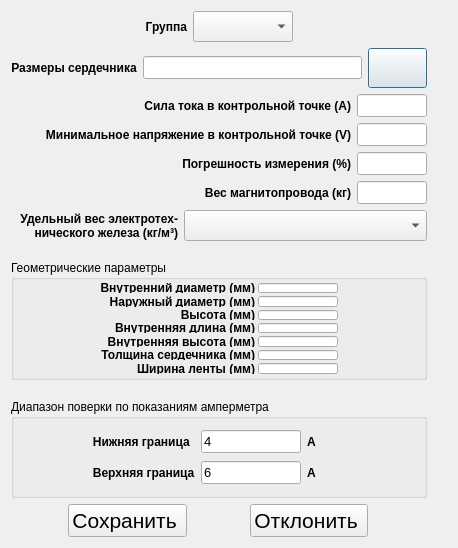
<?xml version="1.0" encoding="UTF-8"?>
<ui version="4.0">
 <class>Dialog</class>
 <widget class="QDialog" name="Dialog">
  <property name="geometry">
   <rect>
    <x>0</x>
    <y>0</y>
    <width>458</width>
    <height>548</height>
   </rect>
  </property>
  <property name="sizePolicy">
   <sizepolicy hsizetype="Minimum" vsizetype="Minimum">
    <horstretch>0</horstretch>
    <verstretch>0</verstretch>
   </sizepolicy>
  </property>
  <property name="maximumSize">
   <size>
    <width>16777215</width>
    <height>548</height>
   </size>
  </property>
  <property name="windowTitle">
   <string>Dialog</string>
  </property>
  <layout class="QVBoxLayout" name="verticalLayout">
   <item>
    <layout class="QHBoxLayout" name="horizontalLayout">
     <item>
      <layout class="QVBoxLayout" name="verticalLayout_2">
       <item>
        <layout class="QVBoxLayout" name="verticalLayout_4">
         <item>
          <layout class="QHBoxLayout" name="horizontalLayout_2">
           <property name="sizeConstraint">
            <enum>QLayout::SetMinimumSize</enum>
           </property>
           <item>
            <spacer name="horizontalSpacer_2">
             <property name="orientation">
              <enum>Qt::Horizontal</enum>
             </property>
             <property name="sizeHint" stdset="0">
              <size>
               <width>40</width>
               <height>20</height>
              </size>
             </property>
            </spacer>
           </item>
           <item>
            <widget class="QLabel" name="label_9">
             <property name="font">
              <font>
               <pointsize>9</pointsize>
               <weight>75</weight>
               <bold>true</bold>
              </font>
             </property>
             <property name="text">
              <string>Группа</string>
             </property>
             <property name="alignment">
              <set>Qt::AlignRight|Qt::AlignTrailing|Qt::AlignVCenter</set>
             </property>
            </widget>
           </item>
           <item>
            <widget class="QComboBox" name="comboBox">
             <property name="font">
              <font>
               <pointsize>14</pointsize>
              </font>
             </property>
            </widget>
           </item>
           <item>
            <spacer name="horizontalSpacer">
             <property name="orientation">
              <enum>Qt::Horizontal</enum>
             </property>
             <property name="sizeHint" stdset="0">
              <size>
               <width>40</width>
               <height>20</height>
              </size>
             </property>
            </spacer>
           </item>
          </layout>
         </item>
         <item>
          <layout class="QHBoxLayout" name="horizontalLayout_3">
           <property name="sizeConstraint">
            <enum>QLayout::SetMinimumSize</enum>
           </property>
           <item>
            <widget class="QLabel" name="label">
             <property name="font">
              <font>
               <pointsize>9</pointsize>
               <weight>75</weight>
               <bold>true</bold>
              </font>
             </property>
             <property name="text">
              <string>Размеры сердечника</string>
             </property>
             <property name="alignment">
              <set>Qt::AlignCenter</set>
             </property>
             <property name="wordWrap">
              <bool>true</bool>
             </property>
            </widget>
           </item>
           <item>
            <widget class="QLineEdit" name="lineEdit">
             <property name="enabled">
              <bool>true</bool>
             </property>
             <property name="sizePolicy">
              <sizepolicy hsizetype="Expanding" vsizetype="Fixed">
               <horstretch>0</horstretch>
               <verstretch>0</verstretch>
              </sizepolicy>
             </property>
             <property name="font">
              <font>
               <pointsize>10</pointsize>
              </font>
             </property>
             <property name="alignment">
              <set>Qt::AlignLeading|Qt::AlignLeft|Qt::AlignTop</set>
             </property>
            </widget>
           </item>
           <item>
            <widget class="QPushButton" name="pushButton_3">
             <property name="sizePolicy">
              <sizepolicy hsizetype="Minimum" vsizetype="Fixed">
               <horstretch>0</horstretch>
               <verstretch>0</verstretch>
              </sizepolicy>
             </property>
             <property name="minimumSize">
              <size>
               <width>50</width>
               <height>40</height>
              </size>
             </property>
             <property name="font">
              <font>
               <pointsize>14</pointsize>
              </font>
             </property>
             <property name="text">
              <string/>
             </property>
             <property name="icon">
              <iconset>
               <selectedon>:/ico/ico/calculator_6287.png</selectedon>
              </iconset>
             </property>
             <property name="iconSize">
              <size>
               <width>32</width>
               <height>32</height>
              </size>
             </property>
            </widget>
           </item>
          </layout>
         </item>
        </layout>
       </item>
       <item>
        <layout class="QGridLayout" name="gridLayout">
         <property name="sizeConstraint">
          <enum>QLayout::SetMinimumSize</enum>
         </property>
         <item row="1" column="2">
          <widget class="QLineEdit" name="lineEdit_3">
           <property name="enabled">
            <bool>true</bool>
           </property>
           <property name="sizePolicy">
            <sizepolicy hsizetype="Fixed" vsizetype="Fixed">
             <horstretch>0</horstretch>
             <verstretch>0</verstretch>
            </sizepolicy>
           </property>
           <property name="maximumSize">
            <size>
             <width>70</width>
             <height>16777215</height>
            </size>
           </property>
           <property name="font">
            <font>
             <pointsize>10</pointsize>
            </font>
           </property>
           <property name="focusPolicy">
            <enum>Qt::StrongFocus</enum>
           </property>
          </widget>
         </item>
         <item row="2" column="2">
          <widget class="QLineEdit" name="lineEdit_4">
           <property name="enabled">
            <bool>true</bool>
           </property>
           <property name="sizePolicy">
            <sizepolicy hsizetype="Fixed" vsizetype="Fixed">
             <horstretch>0</horstretch>
             <verstretch>0</verstretch>
            </sizepolicy>
           </property>
           <property name="maximumSize">
            <size>
             <width>70</width>
             <height>16777215</height>
            </size>
           </property>
           <property name="font">
            <font>
             <pointsize>10</pointsize>
            </font>
           </property>
          </widget>
         </item>
         <item row="10" column="0" colspan="2">
          <widget class="QLabel" name="label_7">
           <property name="font">
            <font>
             <pointsize>9</pointsize>
             <weight>75</weight>
             <bold>true</bold>
            </font>
           </property>
           <property name="text">
            <string>Вес магнитопровода (кг)</string>
           </property>
           <property name="alignment">
            <set>Qt::AlignRight|Qt::AlignTrailing|Qt::AlignVCenter</set>
           </property>
          </widget>
         </item>
         <item row="10" column="2">
          <widget class="QLineEdit" name="lineEdit_7">
           <property name="enabled">
            <bool>true</bool>
           </property>
           <property name="sizePolicy">
            <sizepolicy hsizetype="Fixed" vsizetype="Fixed">
             <horstretch>0</horstretch>
             <verstretch>0</verstretch>
            </sizepolicy>
           </property>
           <property name="maximumSize">
            <size>
             <width>70</width>
             <height>16777215</height>
            </size>
           </property>
           <property name="font">
            <font>
             <pointsize>10</pointsize>
            </font>
           </property>
          </widget>
         </item>
         <item row="11" column="0">
          <widget class="QLabel" name="label_8">
           <property name="font">
            <font>
             <pointsize>9</pointsize>
             <weight>75</weight>
             <bold>true</bold>
            </font>
           </property>
           <property name="text">
            <string>Удельный вес электротех-
нического железа (кг/м³)</string>
           </property>
           <property name="alignment">
            <set>Qt::AlignRight|Qt::AlignTrailing|Qt::AlignVCenter</set>
           </property>
          </widget>
         </item>
         <item row="0" column="2">
          <widget class="QLineEdit" name="lineEdit_2">
           <property name="enabled">
            <bool>true</bool>
           </property>
           <property name="sizePolicy">
            <sizepolicy hsizetype="Fixed" vsizetype="Fixed">
             <horstretch>0</horstretch>
             <verstretch>0</verstretch>
            </sizepolicy>
           </property>
           <property name="maximumSize">
            <size>
             <width>70</width>
             <height>16777215</height>
            </size>
           </property>
           <property name="font">
            <font>
             <pointsize>10</pointsize>
            </font>
           </property>
          </widget>
         </item>
         <item row="1" column="0" colspan="2">
          <widget class="QLabel" name="label_3">
           <property name="font">
            <font>
             <pointsize>9</pointsize>
             <weight>75</weight>
             <bold>true</bold>
            </font>
           </property>
           <property name="text">
            <string>Минимальное напряжение в контрольной точке (V)</string>
           </property>
           <property name="alignment">
            <set>Qt::AlignRight|Qt::AlignTrailing|Qt::AlignVCenter</set>
           </property>
          </widget>
         </item>
         <item row="0" column="0" colspan="2">
          <widget class="QLabel" name="label_2">
           <property name="font">
            <font>
             <pointsize>9</pointsize>
             <weight>75</weight>
             <bold>true</bold>
            </font>
           </property>
           <property name="text">
            <string>Сила тока в контрольной точке (A)</string>
           </property>
           <property name="alignment">
            <set>Qt::AlignRight|Qt::AlignTrailing|Qt::AlignVCenter</set>
           </property>
          </widget>
         </item>
         <item row="2" column="0" colspan="2">
          <widget class="QLabel" name="label_4">
           <property name="font">
            <font>
             <pointsize>9</pointsize>
             <weight>75</weight>
             <bold>true</bold>
            </font>
           </property>
           <property name="text">
            <string>Погрешность измерения (%)</string>
           </property>
           <property name="alignment">
            <set>Qt::AlignRight|Qt::AlignTrailing|Qt::AlignVCenter</set>
           </property>
          </widget>
         </item>
         <item row="11" column="1" colspan="2">
          <widget class="QComboBox" name="comboBox_2">
           <property name="enabled">
            <bool>true</bool>
           </property>
           <property name="sizePolicy">
            <sizepolicy hsizetype="Expanding" vsizetype="Fixed">
             <horstretch>0</horstretch>
             <verstretch>0</verstretch>
            </sizepolicy>
           </property>
           <property name="font">
            <font>
             <pointsize>14</pointsize>
            </font>
           </property>
          </widget>
         </item>
        </layout>
       </item>
       <item>
        <spacer name="verticalSpacer_2">
         <property name="orientation">
          <enum>Qt::Vertical</enum>
         </property>
         <property name="sizeType">
          <enum>QSizePolicy::Fixed</enum>
         </property>
         <property name="sizeHint" stdset="0">
          <size>
           <width>20</width>
           <height>13</height>
          </size>
         </property>
        </spacer>
       </item>
       <item>
        <widget class="QGroupBox" name="groupBox">
         <property name="sizePolicy">
          <sizepolicy hsizetype="Minimum" vsizetype="Minimum">
           <horstretch>0</horstretch>
           <verstretch>0</verstretch>
          </sizepolicy>
         </property>
         <property name="maximumSize">
          <size>
           <width>16777215</width>
           <height>120</height>
          </size>
         </property>
         <property name="font">
          <font>
           <pointsize>9</pointsize>
          </font>
         </property>
         <property name="title">
          <string>Геометрические параметры</string>
         </property>
         <layout class="QGridLayout" name="gridLayout_3">
          <property name="margin">
           <number>3</number>
          </property>
          <property name="spacing">
           <number>3</number>
          </property>
          <item row="0" column="1">
           <layout class="QGridLayout" name="gridLayout_2">
            <item row="3" column="1">
             <widget class="QLineEdit" name="lineEdit_5">
              <property name="minimumSize">
               <size>
                <width>0</width>
                <height>0</height>
               </size>
              </property>
              <property name="maximumSize">
               <size>
                <width>80</width>
                <height>16777215</height>
               </size>
              </property>
              <property name="font">
               <font>
                <pointsize>10</pointsize>
               </font>
              </property>
             </widget>
            </item>
            <item row="4" column="1">
             <widget class="QLineEdit" name="lineEdit_6">
              <property name="minimumSize">
               <size>
                <width>0</width>
                <height>0</height>
               </size>
              </property>
              <property name="maximumSize">
               <size>
                <width>80</width>
                <height>16777215</height>
               </size>
              </property>
              <property name="font">
               <font>
                <pointsize>10</pointsize>
               </font>
              </property>
             </widget>
            </item>
            <item row="5" column="0">
             <widget class="QLabel" name="label_10">
              <property name="font">
               <font>
                <pointsize>9</pointsize>
                <weight>75</weight>
                <bold>true</bold>
               </font>
              </property>
              <property name="text">
               <string>Высота (мм)</string>
              </property>
              <property name="alignment">
               <set>Qt::AlignRight|Qt::AlignTrailing|Qt::AlignVCenter</set>
              </property>
             </widget>
            </item>
            <item row="5" column="1">
             <widget class="QLineEdit" name="lineEdit_8">
              <property name="minimumSize">
               <size>
                <width>0</width>
                <height>0</height>
               </size>
              </property>
              <property name="maximumSize">
               <size>
                <width>80</width>
                <height>16777215</height>
               </size>
              </property>
              <property name="font">
               <font>
                <pointsize>10</pointsize>
               </font>
              </property>
             </widget>
            </item>
            <item row="6" column="0">
             <widget class="QLabel" name="label_11">
              <property name="font">
               <font>
                <pointsize>9</pointsize>
                <weight>75</weight>
                <bold>true</bold>
               </font>
              </property>
              <property name="text">
               <string>Внутренняя длина (мм)</string>
              </property>
              <property name="alignment">
               <set>Qt::AlignRight|Qt::AlignTrailing|Qt::AlignVCenter</set>
              </property>
             </widget>
            </item>
            <item row="6" column="1">
             <widget class="QLineEdit" name="lineEdit_9">
              <property name="minimumSize">
               <size>
                <width>0</width>
                <height>0</height>
               </size>
              </property>
              <property name="maximumSize">
               <size>
                <width>80</width>
                <height>16777215</height>
               </size>
              </property>
              <property name="font">
               <font>
                <pointsize>10</pointsize>
               </font>
              </property>
             </widget>
            </item>
            <item row="7" column="0">
             <widget class="QLabel" name="label_12">
              <property name="font">
               <font>
                <pointsize>9</pointsize>
                <weight>75</weight>
                <bold>true</bold>
               </font>
              </property>
              <property name="text">
               <string>Внутренняя высота (мм)</string>
              </property>
              <property name="alignment">
               <set>Qt::AlignRight|Qt::AlignTrailing|Qt::AlignVCenter</set>
              </property>
             </widget>
            </item>
            <item row="7" column="1">
             <widget class="QLineEdit" name="lineEdit_10">
              <property name="minimumSize">
               <size>
                <width>0</width>
                <height>0</height>
               </size>
              </property>
              <property name="maximumSize">
               <size>
                <width>80</width>
                <height>16777215</height>
               </size>
              </property>
              <property name="font">
               <font>
                <pointsize>10</pointsize>
               </font>
              </property>
             </widget>
            </item>
            <item row="8" column="0">
             <widget class="QLabel" name="label_13">
              <property name="font">
               <font>
                <pointsize>9</pointsize>
                <weight>75</weight>
                <bold>true</bold>
               </font>
              </property>
              <property name="text">
               <string>Толщина сердечника (мм)</string>
              </property>
              <property name="alignment">
               <set>Qt::AlignRight|Qt::AlignTrailing|Qt::AlignVCenter</set>
              </property>
             </widget>
            </item>
            <item row="8" column="1">
             <widget class="QLineEdit" name="lineEdit_11">
              <property name="minimumSize">
               <size>
                <width>0</width>
                <height>0</height>
               </size>
              </property>
              <property name="maximumSize">
               <size>
                <width>80</width>
                <height>16777215</height>
               </size>
              </property>
              <property name="font">
               <font>
                <pointsize>10</pointsize>
               </font>
              </property>
             </widget>
            </item>
            <item row="9" column="0">
             <widget class="QLabel" name="label_14">
              <property name="font">
               <font>
                <pointsize>9</pointsize>
                <weight>75</weight>
                <bold>true</bold>
               </font>
              </property>
              <property name="text">
               <string>Ширина ленты (мм)</string>
              </property>
              <property name="alignment">
               <set>Qt::AlignRight|Qt::AlignTrailing|Qt::AlignVCenter</set>
              </property>
             </widget>
            </item>
            <item row="9" column="1">
             <widget class="QLineEdit" name="lineEdit_12">
              <property name="minimumSize">
               <size>
                <width>0</width>
                <height>0</height>
               </size>
              </property>
              <property name="maximumSize">
               <size>
                <width>80</width>
                <height>16777215</height>
               </size>
              </property>
              <property name="font">
               <font>
                <pointsize>10</pointsize>
               </font>
              </property>
             </widget>
            </item>
            <item row="3" column="0">
             <widget class="QLabel" name="label_5">
              <property name="font">
               <font>
                <pointsize>9</pointsize>
                <weight>75</weight>
                <bold>true</bold>
               </font>
              </property>
              <property name="text">
               <string>Внутренний диаметр (мм)</string>
              </property>
              <property name="alignment">
               <set>Qt::AlignRight|Qt::AlignTrailing|Qt::AlignVCenter</set>
              </property>
             </widget>
            </item>
            <item row="4" column="0">
             <widget class="QLabel" name="label_6">
              <property name="font">
               <font>
                <pointsize>9</pointsize>
                <weight>75</weight>
                <bold>true</bold>
               </font>
              </property>
              <property name="text">
               <string>Наружный диаметр (мм)</string>
              </property>
              <property name="alignment">
               <set>Qt::AlignRight|Qt::AlignTrailing|Qt::AlignVCenter</set>
              </property>
             </widget>
            </item>
           </layout>
          </item>
          <item row="0" column="2">
           <spacer name="horizontalSpacer_3">
            <property name="orientation">
             <enum>Qt::Horizontal</enum>
            </property>
            <property name="sizeHint" stdset="0">
             <size>
              <width>40</width>
              <height>20</height>
             </size>
            </property>
           </spacer>
          </item>
          <item row="0" column="0">
           <spacer name="horizontalSpacer_4">
            <property name="orientation">
             <enum>Qt::Horizontal</enum>
            </property>
            <property name="sizeHint" stdset="0">
             <size>
              <width>40</width>
              <height>20</height>
             </size>
            </property>
           </spacer>
          </item>
         </layout>
        </widget>
       </item>
       <item>
        <spacer name="verticalSpacer_3">
         <property name="orientation">
          <enum>Qt::Vertical</enum>
         </property>
         <property name="sizeType">
          <enum>QSizePolicy::Fixed</enum>
         </property>
         <property name="sizeHint" stdset="0">
          <size>
           <width>20</width>
           <height>13</height>
          </size>
         </property>
        </spacer>
       </item>
       <item>
        <widget class="QGroupBox" name="groupBox_2">
         <property name="title">
          <string>Диапазон поверки по показаниям амперметра</string>
         </property>
         <layout class="QHBoxLayout" name="horizontalLayout_7">
          <item>
           <layout class="QGridLayout" name="gridLayout_5">
            <item row="0" column="0">
             <widget class="QLabel" name="label_19">
              <property name="font">
               <font>
                <pointsize>9</pointsize>
                <weight>75</weight>
                <bold>true</bold>
               </font>
              </property>
              <property name="text">
               <string>                     Нижняя граница</string>
              </property>
             </widget>
            </item>
            <item row="2" column="0">
             <widget class="QLabel" name="label_20">
              <property name="font">
               <font>
                <pointsize>9</pointsize>
                <weight>75</weight>
                <bold>true</bold>
               </font>
              </property>
              <property name="text">
               <string>                     Верхняя граница</string>
              </property>
             </widget>
            </item>
            <item row="0" column="1">
             <widget class="QLineEdit" name="lineEdit_15">
              <property name="maximumSize">
               <size>
                <width>100</width>
                <height>16777215</height>
               </size>
              </property>
              <property name="font">
               <font>
                <pointsize>10</pointsize>
               </font>
              </property>
              <property name="text">
               <string>4</string>
              </property>
             </widget>
            </item>
            <item row="2" column="1">
             <widget class="QLineEdit" name="lineEdit_16">
              <property name="maximumSize">
               <size>
                <width>100</width>
                <height>16777215</height>
               </size>
              </property>
              <property name="font">
               <font>
                <pointsize>10</pointsize>
               </font>
              </property>
              <property name="text">
               <string>6</string>
              </property>
             </widget>
            </item>
            <item row="0" column="2">
             <widget class="QLabel" name="label_21">
              <property name="font">
               <font>
                <pointsize>9</pointsize>
                <weight>75</weight>
                <bold>true</bold>
               </font>
              </property>
              <property name="text">
               <string>А                  </string>
              </property>
             </widget>
            </item>
            <item row="2" column="2">
             <widget class="QLabel" name="label_22">
              <property name="font">
               <font>
                <pointsize>9</pointsize>
                <weight>75</weight>
                <bold>true</bold>
               </font>
              </property>
              <property name="text">
               <string>А            </string>
              </property>
             </widget>
            </item>
           </layout>
          </item>
         </layout>
        </widget>
       </item>
       <item>
        <layout class="QHBoxLayout" name="horizontalLayout_5">
         <property name="sizeConstraint">
          <enum>QLayout::SetMinimumSize</enum>
         </property>
         <item>
          <widget class="QPushButton" name="pushButton">
           <property name="sizePolicy">
            <sizepolicy hsizetype="Fixed" vsizetype="Fixed">
             <horstretch>0</horstretch>
             <verstretch>0</verstretch>
            </sizepolicy>
           </property>
           <property name="font">
            <font>
             <pointsize>16</pointsize>
            </font>
           </property>
           <property name="text">
            <string>Сохранить </string>
           </property>
           <property name="icon">
            <iconset>
             <selectedon>:/ico/ico/tick_64.png</selectedon>
            </iconset>
           </property>
           <property name="iconSize">
            <size>
             <width>24</width>
             <height>24</height>
            </size>
           </property>
          </widget>
         </item>
         <item>
          <widget class="QPushButton" name="pushButton_2">
           <property name="sizePolicy">
            <sizepolicy hsizetype="Fixed" vsizetype="Fixed">
             <horstretch>0</horstretch>
             <verstretch>0</verstretch>
            </sizepolicy>
           </property>
           <property name="font">
            <font>
             <pointsize>16</pointsize>
             <stylestrategy>PreferDefault</stylestrategy>
             <kerning>true</kerning>
            </font>
           </property>
           <property name="text">
            <string>Отклонить </string>
           </property>
           <property name="icon">
            <iconset>
             <selectedon>:/ico/ico/cross_grey_64.png</selectedon>
            </iconset>
           </property>
           <property name="iconSize">
            <size>
             <width>24</width>
             <height>24</height>
            </size>
           </property>
           <property name="flat">
            <bool>false</bool>
           </property>
          </widget>
         </item>
        </layout>
       </item>
      </layout>
     </item>
     <item>
      <layout class="QVBoxLayout" name="verticalLayout_3">
       <item>
        <layout class="QHBoxLayout" name="horizontalLayout_4"/>
       </item>
       <item>
        <spacer name="verticalSpacer">
         <property name="orientation">
          <enum>Qt::Vertical</enum>
         </property>
         <property name="sizeHint" stdset="0">
          <size>
           <width>20</width>
           <height>40</height>
          </size>
         </property>
        </spacer>
       </item>
      </layout>
     </item>
    </layout>
   </item>
  </layout>
 </widget>
 <resources>
  <include location="ico_64.qrc"/>
 </resources>
 <connections/>
</ui>
